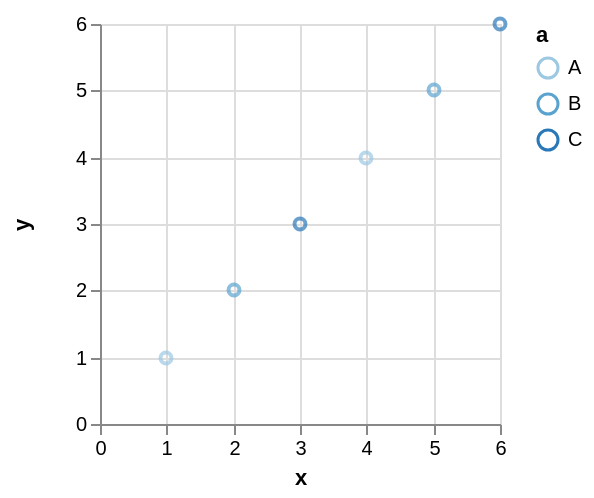

Source (Vega-Lite JSON):
### Vega specification from a JSON file in a GitHub repository (floating-point values rounded to 4 significant figures)
{"$schema": "https://vega.github.io/schema/vega/v3.0.json", "autosize": "pad", "padding": 5, "style": "cell", "data": [{"name": "source_0", "values": [{"a": "B", "x": 2, "y": 2}, {"a": "A", "x": 1, "y": 1}, {"a": "A", "x": 4, "y": 4}, {"a": "B", "x": 5, "y": 5}, {"a": "C", "x": 3, "y": 3}, {"a": "C", "x": 6, "y": 6}]}, {"name": "data_0", "source": "source_0", "transform": [{"type": "formula", "expr": "toNumber(datum[\"x\"])", "as": "x"}, {"type": "formula", "expr": "toNumber(datum[\"y\"])", "as": "y"}, {"type": "filter", "expr": "datum[\"x\"] !== null && !isNaN(datum[\"x\"]) && datum[\"y\"] !== null && !isNaN(datum[\"y\"])"}]}], "signals": [{"name": "width", "update": "200"}, {"name": "height", "update": "200"}], "marks": [{"name": "marks", "type": "symbol", "style": ["point"], "from": {"data": "data_0"}, "encode": {"update": {"x": {"scale": "x", "field": "x"}, "y": {"scale": "y", "field": "y"}, "stroke": {"scale": "color", "field": "a"}, "fill": {"value": "transparent"}, "opacity": {"value": 0.7}}}}], "scales": [{"name": "x", "type": "linear", "domain": {"data": "data_0", "field": "x"}, "range": [0, {"signal": "width"}], "round": true, "nice": true, "zero": true}, {"name": "y", "type": "linear", "domain": {"data": "data_0", "field": "y"}, "range": [{"signal": "height"}, 0], "round": true, "nice": true, "zero": true}, {"name": "color", "type": "ordinal", "domain": {"data": "data_0", "field": "a", "sort": true}, "range": "ordinal"}], "axes": [{"scale": "x", "labelOverlap": true, "orient": "bottom", "tickCount": {"signal": "ceil(width/40)"}, "title": "x", "zindex": 1}, {"scale": "x", "domain": false, "grid": true, "labels": false, "maxExtent": 0, "minExtent": 0, "orient": "bottom", "tickCount": {"signal": "ceil(width/40)"}, "ticks": false, "zindex": 0, "gridScale": "y"}, {"scale": "y", "labelOverlap": true, "orient": "left", "tickCount": {"signal": "ceil(height/40)"}, "title": "y", "zindex": 1}, {"scale": "y", "domain": false, "grid": true, "labels": false, "maxExtent": 0, "minExtent": 0, "orient": "left", "tickCount": {"signal": "ceil(height/40)"}, "ticks": false, "zindex": 0, "gridScale": "x"}], "legends": [{"stroke": "color", "title": "a"}], "config": {"axis": {"domainColor": "#888", "tickColor": "#888"}, "axisY": {"minExtent": 30}}}
